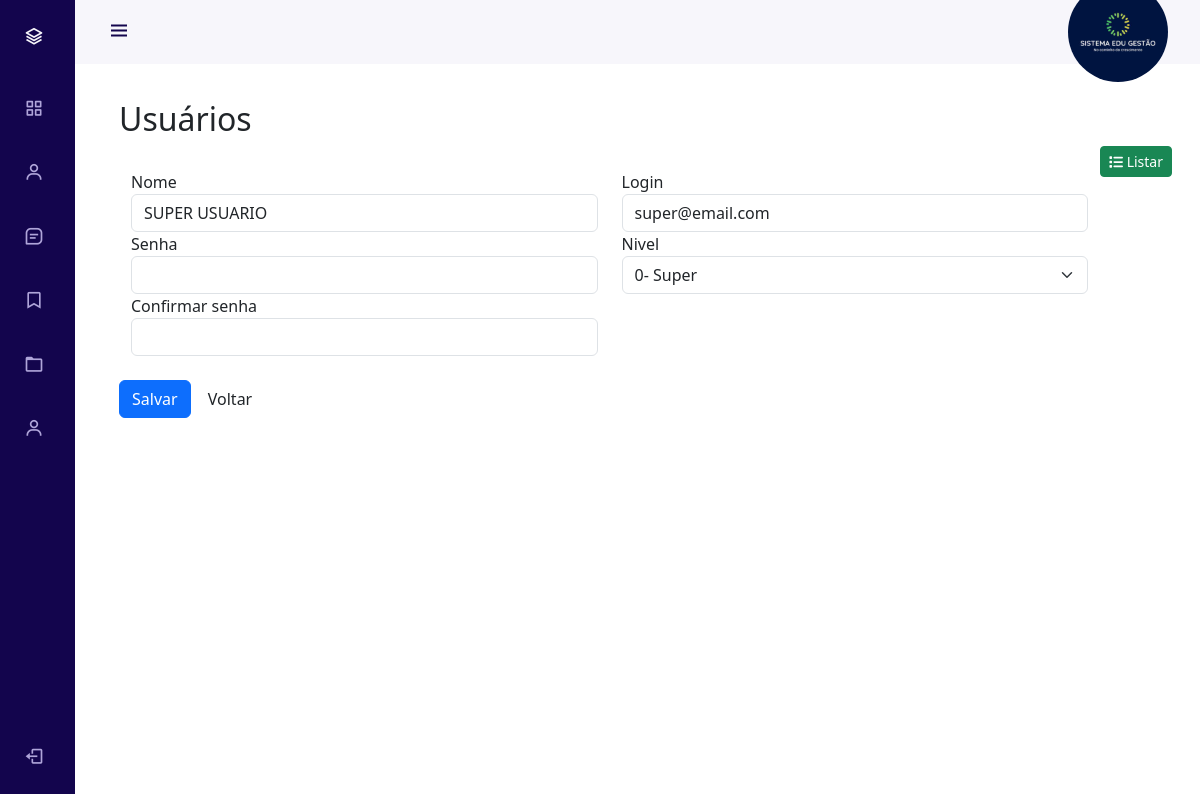
Screenshot of /view/editUser.php?id=1 (signed in) with the database file from the repository.
### tables this page shows
CREATE TABLE `usuarios` (
  `id` int(11) NOT NULL AUTO_INCREMENT,
  `nome` varchar(100) NOT NULL,
  `login` varchar(100) DEFAULT NULL,
  `senha` varchar(36) DEFAULT NULL,
  `nivel` enum('0','1','2','3') DEFAULT NULL,
  PRIMARY KEY (`id`),
  UNIQUE KEY `login` (`login`)
);

### view/editUser.php (the view, shortened to what this page needs)
<?php
require_once('../config/config.php');
try {
    $id = $_GET['id'];
    $query = "SELECT * FROM usuarios WHERE id = '$id'";
    $stmt = $pdo->query($query);
    $row = $stmt->fetch(PDO::FETCH_ASSOC);
    $nome = $row['nome'];
    $login = $row['login'];
    $nivel = $row['nivel'];
} catch (PDOException $e) {
    echo "Erro: " . $e->getMessage();
}
?>
<!DOCTYPE html>
<html lang="pt-br">
<?php require('./header-in.php'); ?>
<body id="body-pd">
    <?php require('./navBar.php') ?>
    <div class="height-100 main_components" >
        <div class="container">
            <div style="display: flex; justify-content: space-between;">
                <h2 class="text-left">Usuários</h2>
            </div>
            <a class="btn btn-success btn-sm float-end" href="./users.php">
                <i class="fa-solid fa-list"></i> Listar
            </a>
            <br>
            <div class="">
                <form autocomplete="off" action="../controller/EditUserController.php?id=<?php echo $id; ?>" method="post" id="form_user">
                    <div class="row">
                        <div class="col-md-6">
                            <div class="form-group">
                                <label for="">Nome</label>
                                <input type="text" name="nome" class="form-control" value="<?php echo $nome ?>">
                            </div>
                        </div>
                        <div class="col-md-6">
                            <div class="form-group">
                                <label for="">Login</label>
                                <input type="text" name="login" class="form-control" placeholder="CPF ou Email" value="<?php echo $login ?>">
                            </div>
                        </div>
                        <div class="col-md-6">
                            <div class="form-group">
                                <label for="">Senha</label>
                                <input type="text" name="senha" id="senha" class="form-control">
                            </div>
                        </div>
                        <div class="col-md-6">
                            <div class="form-group">
                                <label for="">Nivel</label>
                                <select name="nivel" id="nivel" class="form-select">
                                    <option value="0" <?php echo ($nivel == 0 ? 'selected' : ''); ?>> 0- Super </option>
                                </select>
                            </div>
                        </div>
                        <div class="col-md-6">
                            <div class="form-group">
                                <label for="">Confirmar senha</label>
                                <input type="text" name="confirmar_senha" id="confirmar_senha" class="form-control">
                            </div>
                        </div>
                    </div>
                    <br>
                    <div class="row">
                        <div class="col-md-6">
                            <button type="submit" class="btn btn-primary">Salvar</button>
                            <button type="button" class="btn btn-default" onclick="backPage()">Voltar</button>
                        </div>
                    </div>
                </form>
            </div>
            <br>
            <br>
            <br>
        </div>
    </div>
</body>
</html>

### styles/styles.css (style rules this page uses)
:root { --header-height: 3rem; --nav-width: 75px; --first-color: #13054d; --first-color-light: #AFA5D9; --white-color: #F7F6FB; --body-font: 'Nunito', sans-serif; --normal-font-size: 1rem; --z-fixed: 100 }
body { position: relative; margin: var(--header-height) 0 0 0; padding: 0 1rem; font-family: var(--body-font); font-size: var(--normal-font-size); transition: .5s }
a { text-decoration: none }
.height-100 { height: 100vh }
.main_components { padding-top: 100px; }
@media screen and (min-width: 768px) { body { margin: calc(var(--header-height) + 1rem) 0 0 0; padding-left: calc(var(--nav-width) + 2rem) } }

### rows the page displays
usuarios: nome "SUPER USUARIO", login "super@email.com", nivel "0- Super"
